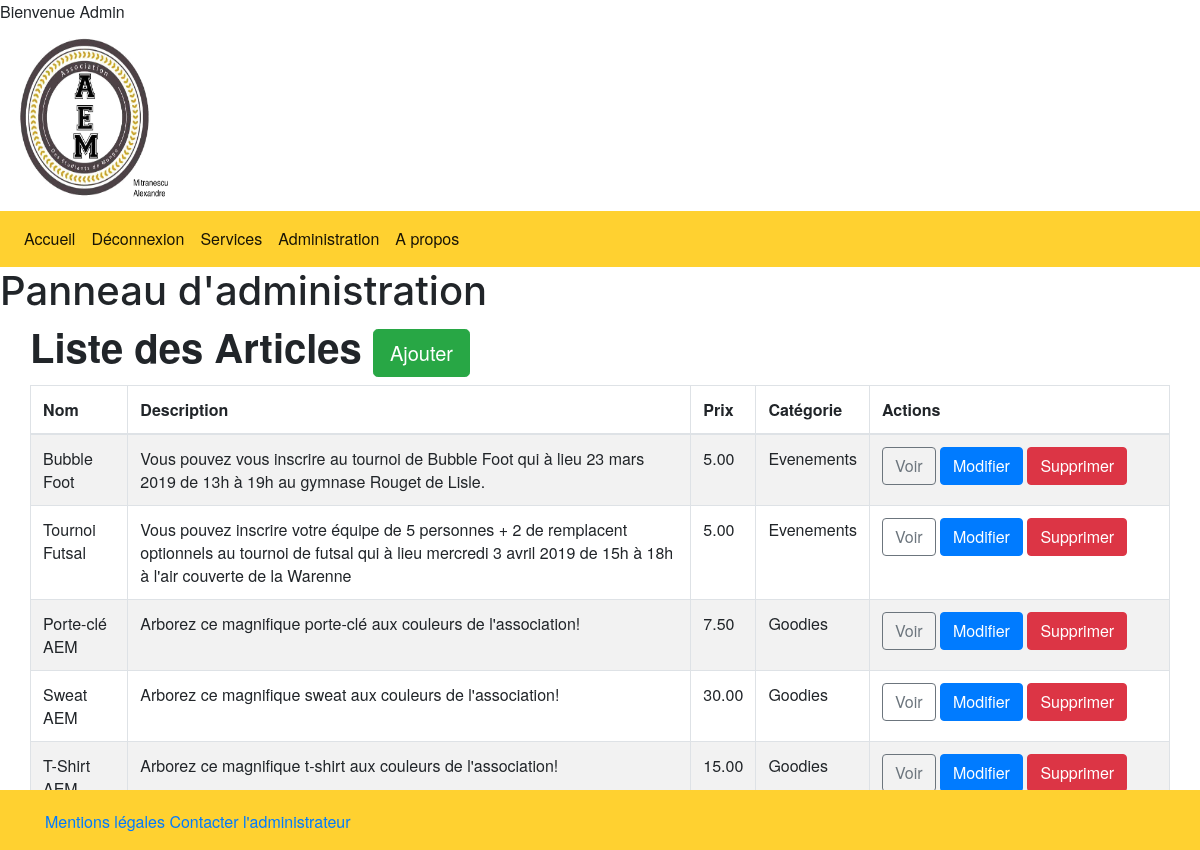
The page /admin.php (signed in) on the database its author committed.
### tables this page shows
CREATE TABLE `Articles` (
                            `id` int(11) NOT NULL,
                            `name` varchar(100) NOT NULL,
                            `description` varchar(250) NOT NULL,
                            `price` float NOT NULL,
                            `image` text NOT NULL,
                            `category` int(11) NOT NULL
);

CREATE TABLE `Services` (
                            `id` int(11) NOT NULL,
                            `name` varchar(100) NOT NULL
);

### admin/admin.php (the view, shortened to what this page needs)
<!DOCTYPE html>
<html>
    <head>
        <link rel="stylesheet" href="https://stackpath.bootstrapcdn.com/bootstrap/4.3.1/css/bootstrap.min.css">
    </head>
    <body>
        <h1 class="text-logo"><span class="glyphicon glyphicon-cog"></span> Panneau d'administration <span class="glyphicon glyphicon-cog"></span></h1>
        <div class="container admin">
            <div class="row">
                <h1><strong>Liste des Articles   </strong><a href="admin/insert.php" class="btn btn-success btn-lg"><span class="glyphicon glyphicon-plus"></span> Ajouter</a></h1><br>
                <table class="table table-striped table-bordered">
                  <thead>
                    <tr>
                      <th>Nom</th>
                      <th>Description</th>
                      <th>Prix</th>
                      <th>Catégorie</th>
                      <th>Actions</th>
                    </tr>
                  </thead>
                  <tbody>
                      <?php
                        $db = Database::connect();
                        $statement = $db->query('SELECT Articles.id, Articles.name, Articles.description, Articles.price, Services.name AS category FROM Articles LEFT JOIN Services ON Articles.category = Services.id ORDER BY Articles.id DESC');
                        while($item = $statement->fetch())
                        {
                            echo '<tr>';
                            echo '<td>'. $item['name'] . '</td>';
                            echo '<td>'. $item['description'] . '</td>';
                            echo '<td>'. number_format($item['price'], 2, '.', '') . '</td>';
                            echo '<td>'. $item['category'] . '</td>';
                            echo '<td width=300>';
                            echo '<a class="btn btn-outline-secondary" href="admin/view.php?id='.$item['id'].'"><span class="glyphicon glyphicon-eye-open"></span> Voir</a>';
                            echo '<a class="btn btn-primary" href="admin/update.php?id='.$item['id'].'"><span class="glyphicon glyphicon-pencil"></span> Modifier</a>';
                            echo '<a class="btn btn-danger" href="admin/delete.php?id='.$item['id'].'"><span class="glyphicon glyphicon-remove"></span> Supprimer</a>';
                            echo '</td>';
                            echo '</tr>';
                        }
                      ?>
                  </tbody>
                </table>
            </div>
        </div>
    </body>
</html>

### css/global.css (style rules this page uses)
* { font-family: "Helvetica Neue", "Montserrat", serif; }
html { position: relative; min-height: 100%; }
body { margin-bottom: 60px; }
.container { margin: 2px 5px 2em 0; }

### rows shown on the page
articles: name "Bubble Foot", description "Vous pouvez vous inscrire au tournoi de Bubble Foot qui à lieu 23 mars 2019 de 13h à 19h au gymnase Rouget de Lisle.", price "5.00", category.name "Evenements"
articles: name "Tournoi Futsal", description "Vous pouvez inscrire votre équipe de 5 personnes + 2 de remplacent optionnels au tournoi de futsal qui à lieu mercredi 3 avril 2019 de 15h à 18h à l'air couverte de la Warenne", price "5.00", category.name "Evenements"
articles: name "Porte-clé AEM", description "Arborez ce magnifique porte-clé aux couleurs de l'association!", price "7.50", category.name "Goodies"
articles: name "Sweat AEM", description "Arborez ce magnifique sweat aux couleurs de l'association!", price "30.00", category.name "Goodies"
articles: name "T-Shirt AEM", description "Arborez ce magnifique t-shirt aux couleurs de l'association!", price "15.00", category.name "Goodies"

### other values the page prints
$_SESSION['login'] "Admin"
